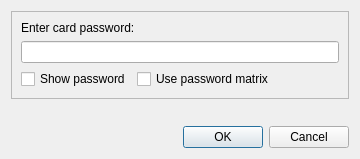
<?xml version="1.0" encoding="UTF-8"?>
<ui version="4.0">
 <class>PasswordDialog</class>
 <widget class="QDialog" name="PasswordDialog">
  <property name="geometry">
   <rect>
    <x>0</x>
    <y>0</y>
    <width>360</width>
    <height>159</height>
   </rect>
  </property>
  <property name="sizePolicy">
   <sizepolicy hsizetype="MinimumExpanding" vsizetype="MinimumExpanding">
    <horstretch>0</horstretch>
    <verstretch>0</verstretch>
   </sizepolicy>
  </property>
  <property name="windowTitle">
   <string>Password dialog</string>
  </property>
  <property name="windowIcon">
   <iconset resource="resources.qrc">
    <normaloff>:/images/CS_icon.png</normaloff>:/images/CS_icon.png</iconset>
  </property>
  <layout class="QVBoxLayout" name="verticalLayout">
   <item>
    <widget class="QFrame" name="frame">
     <property name="sizePolicy">
      <sizepolicy hsizetype="MinimumExpanding" vsizetype="MinimumExpanding">
       <horstretch>0</horstretch>
       <verstretch>0</verstretch>
      </sizepolicy>
     </property>
     <property name="frameShape">
      <enum>QFrame::StyledPanel</enum>
     </property>
     <property name="frameShadow">
      <enum>QFrame::Raised</enum>
     </property>
     <layout class="QVBoxLayout" name="verticalLayout_2">
      <item>
       <widget class="QLabel" name="label">
        <property name="sizePolicy">
         <sizepolicy hsizetype="Fixed" vsizetype="Fixed">
          <horstretch>0</horstretch>
          <verstretch>0</verstretch>
         </sizepolicy>
        </property>
        <property name="text">
         <string>Enter card password:</string>
        </property>
       </widget>
      </item>
      <item>
       <widget class="QLineEdit" name="lineEdit">
        <property name="maxLength">
         <number>39</number>
        </property>
        <property name="echoMode">
         <enum>QLineEdit::Password</enum>
        </property>
       </widget>
      </item>
      <item>
       <layout class="QHBoxLayout" name="horizontalLayout_2">
        <item>
         <widget class="QCheckBox" name="checkBox">
          <property name="sizePolicy">
           <sizepolicy hsizetype="Fixed" vsizetype="Fixed">
            <horstretch>0</horstretch>
            <verstretch>0</verstretch>
           </sizepolicy>
          </property>
          <property name="text">
           <string>Show password</string>
          </property>
         </widget>
        </item>
        <item>
         <widget class="QCheckBox" name="checkBox_PasswordMatrix">
          <property name="sizePolicy">
           <sizepolicy hsizetype="Fixed" vsizetype="Fixed">
            <horstretch>0</horstretch>
            <verstretch>0</verstretch>
           </sizepolicy>
          </property>
          <property name="text">
           <string>Use password matrix</string>
          </property>
         </widget>
        </item>
        <item>
         <spacer name="horizontalSpacer_3">
          <property name="orientation">
           <enum>Qt::Horizontal</enum>
          </property>
          <property name="sizeHint" stdset="0">
           <size>
            <width>0</width>
            <height>20</height>
           </size>
          </property>
         </spacer>
        </item>
       </layout>
      </item>
     </layout>
    </widget>
   </item>
   <item>
    <spacer name="verticalSpacer">
     <property name="orientation">
      <enum>Qt::Vertical</enum>
     </property>
     <property name="sizeHint" stdset="0">
      <size>
       <width>20</width>
       <height>0</height>
      </size>
     </property>
    </spacer>
   </item>
   <item>
    <layout class="QHBoxLayout" name="horizontalLayout">
     <item>
      <spacer name="horizontalSpacer">
       <property name="orientation">
        <enum>Qt::Horizontal</enum>
       </property>
       <property name="sizeHint" stdset="0">
        <size>
         <width>40</width>
         <height>20</height>
        </size>
       </property>
      </spacer>
     </item>
     <item>
      <widget class="QDialogButtonBox" name="buttonBox">
       <property name="orientation">
        <enum>Qt::Horizontal</enum>
       </property>
       <property name="standardButtons">
        <set>QDialogButtonBox::Cancel|QDialogButtonBox::Ok</set>
       </property>
      </widget>
     </item>
    </layout>
   </item>
  </layout>
 </widget>
 <resources>
  <include location="resources.qrc"/>
 </resources>
 <connections>
  <connection>
   <sender>buttonBox</sender>
   <signal>accepted()</signal>
   <receiver>PasswordDialog</receiver>
   <slot>accept()</slot>
   <hints>
    <hint type="sourcelabel">
     <x>248</x>
     <y>254</y>
    </hint>
    <hint type="destinationlabel">
     <x>157</x>
     <y>274</y>
    </hint>
   </hints>
  </connection>
  <connection>
   <sender>buttonBox</sender>
   <signal>rejected()</signal>
   <receiver>PasswordDialog</receiver>
   <slot>reject()</slot>
   <hints>
    <hint type="sourcelabel">
     <x>316</x>
     <y>260</y>
    </hint>
    <hint type="destinationlabel">
     <x>286</x>
     <y>274</y>
    </hint>
   </hints>
  </connection>
 </connections>
</ui>
